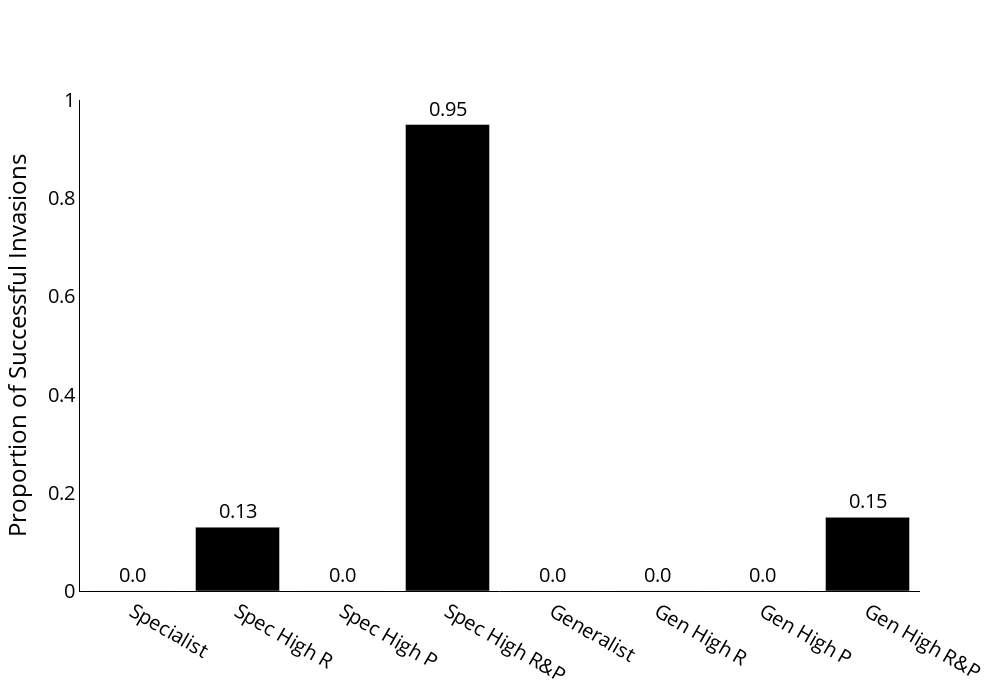

Here is the notebook cell this chart was saved with:
### Code cell
# calculate proportion of invasions for each invader type
i1_count = round(len(network_data_m3_l1_i1[network_data_m3_l1_i1.InvP_inv == 1]) / len(network_data_m3_l1_i1), 2)
i2_count = round(len(network_data_m3_l1_i2[network_data_m3_l1_i2.InvP_inv == 1]) / len(network_data_m3_l1_i2), 2)
i3_count = round(len(network_data_m3_l1_i3[network_data_m3_l1_i3.InvP_inv == 1]) / len(network_data_m3_l1_i3), 2)
i4_count = round(len(network_data_m3_l1_i4[network_data_m3_l1_i4.InvP_inv == 1]) / len(network_data_m3_l1_i4), 2)
i5_count = round(len(network_data_m3_l1_i5[network_data_m3_l1_i5.InvP_inv == 1]) / len(network_data_m3_l1_i5), 2)
i6_count = round(len(network_data_m3_l1_i6[network_data_m3_l1_i6.InvP_inv == 1]) / len(network_data_m3_l1_i6), 2)
i7_count = round(len(network_data_m3_l1_i7[network_data_m3_l1_i7.InvP_inv == 1]) / len(network_data_m3_l1_i7), 2)
i8_count = round(len(network_data_m3_l1_i8[network_data_m3_l1_i8.InvP_inv == 1]) / len(network_data_m3_l1_i8), 2)

# plot these proportions in a bar graph
inv_type = ["Specialist", "Spec High R", "Spec High P", "Spec High R&P", "Generalist", "Gen High R", "Gen High P", "Gen High R&P"]
inv_count = [i1_count, i3_count, i2_count, i4_count, i5_count, i7_count, i6_count, i8_count]
fig = go.Figure(data = go.Bar(y = inv_count, x = inv_type, text = inv_count, textposition = 'outside'))
fig.update_layout(plot_bgcolor = 'rgba(0,0,0,0)', font = dict(size = 20, color = 'black'), width = 1000, height = 700, margin=dict(t = 100))
fig.update_traces(marker_color='black')
fig.update_xaxes(showline=True, linecolor='black')
fig.update_yaxes(showline=True, linecolor='black', title = "Proportion of Successful Invasions", range = [0,1])
fig.show()

fig.write_image('fig1a.png', width = 800, height = 650, scale = 10)

### Figure 1 — Plotly figure (JSON) as saved in the notebook; plotly's stock layout.template omitted (floating-point values rounded to 4 significant figures)
{"data": [{"marker": {"color": "black"}, "text": ["0.0", "0.13", "0.0", "0.95", "0.0", "0.0", "0.0", "0.15"], "textposition": "outside", "type": "bar", "x": ["Specialist", "Spec High R", "Spec High P", "Spec High R&P", "Generalist", "Gen High R", "Gen High P", "Gen High R&P"], "y": [0, 0.13, 0, 0.95, 0, 0, 0, 0.15]}], "layout": {"font": {"color": "black", "size": 20}, "height": 700, "margin": {"t": 100}, "plot_bgcolor": "rgba(0,0,0,0)", "width": 1000, "xaxis": {"linecolor": "black", "showline": true}, "yaxis": {"linecolor": "black", "range": [0, 1], "showline": true, "title": {"text": "Proportion of Successful Invasions"}}}}
